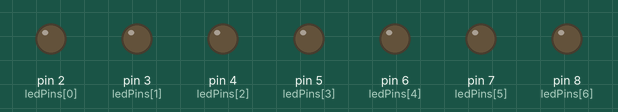
Recording of a sketch running on a simulated Arduino Uno, built with avr-gcc and run on an emulated ATmega328P. On the bench: output pins drawn as LEDs (lit = HIGH).

Above: at 1.3 s.
At 2.9 s:
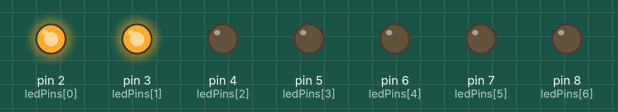
At 6.9 s:
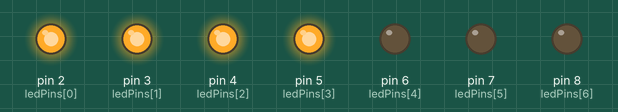
At 12.9 s:
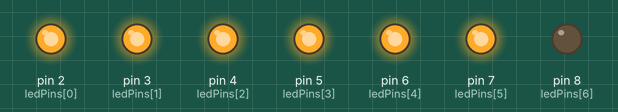
At 18.9 s:
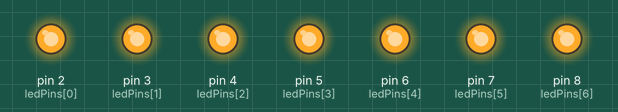
At 24.9 s:
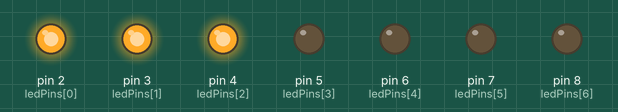
Timing chart, 0 to 25.5 s (numbered marks = the images above):
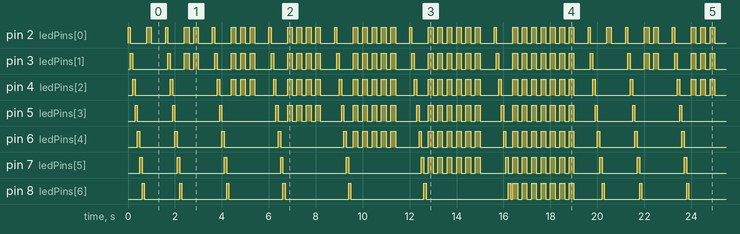

The sketch:

LED_Pattern3.ino
```cpp
/*
  Pattern 3: Running Light with Blinking Counter
*/

int ledPins[] = {2, 3, 4, 5, 6, 7, 8};
int totalLeds = 7;

void setup() {
  for (int i = 0; i < totalLeds; i++) {
    pinMode(ledPins[i], OUTPUT);
  }
}

void loop() {
  for (int groupSize = 1; groupSize <= totalLeds; groupSize++) {
    // Loop for LED Run
    for (int i = 0; i < totalLeds; i++) {
      digitalWrite(ledPins[i], HIGH);
      delay(100);
      digitalWrite(ledPins[i], LOW);
    }

    delay(100); // Delay before blinking

    for (int blinkCount = 0; blinkCount < groupSize; blinkCount++) {
      // Loop for blink counter
      for (int i = 0; i < groupSize; i++) {
        digitalWrite(ledPins[i], HIGH);
      }
      delay(200);

     // Loop to turn off
      for (int i = 0; i < groupSize; i++) {
        digitalWrite(ledPins[i], LOW);
      }
      delay(200);
    }

    delay(400); // Pause before next run
  }

  // After 7 LEDs blink 7 times, the loop restarts to 1st led
}
```

Measured:
- by itself, pin 2 (ledPins[0]): moves between LOW and HIGH, repeating every 19.2 s
- by itself, pin 3 (ledPins[1]), pin 4 (ledPins[2]), pin 5 (ledPins[3]), pin 6 (ledPins[4]), pin 7 (ledPins[5]), pin 8 (ledPins[6]): moves between LOW and HIGH, repeating every 19.6 s
- by itself, everything shown: repeats every 19.6 s, in 112 steps
